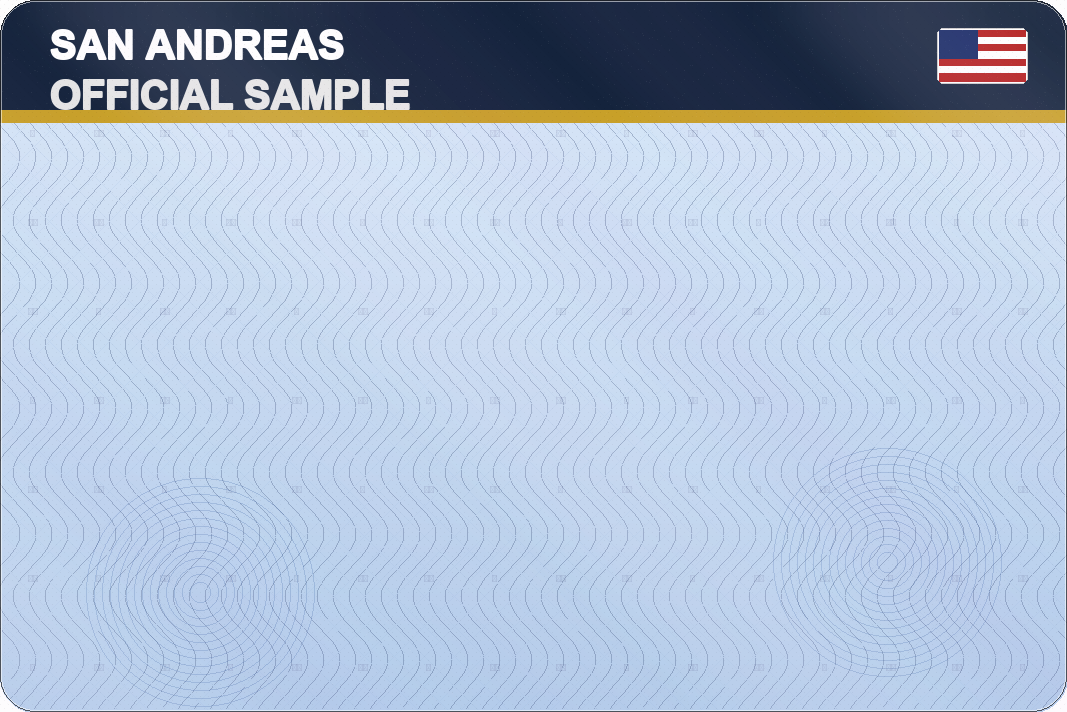
#> input picture sample_card.png, 1067 x 712 px
$ python -i gui_id_maker.py   (imports and definitions only)
#> lines starting #> are read from the running program, lines starting #| are printed output that depends on the picture; after the words box and inside, x2 and y2 are one past the last pixel; in counts of white or black regions, pixels touching at a corner belong together
#> further down, picture is the input picture: PIL image 1067x712 RGBA; mean R, G, B, A 173.4, 189, 210.9, 254.7
import tkinter as tk
from tkinter import ttk, filedialog, messagebox, colorchooser
from PIL import Image, ImageDraw, ImageFont, ImageFilter, ImageTk
import math
import os
import random
import tempfile

# ==========================================
# TRANSLATIONS & LOCALIZATION DICTIONARY
# ==========================================
TRANSLATIONS = {
    "FR": {
        "title_app": "Gouvernement Central - Système d'ID v98.5",
        "sys_info": " 🏛️ SYSTÈME CENTRAL DE GESTION DES IDENTITÉS\nConfigurez le territoire, le type de badge, la langue et la mise en page.",
        "territory": "Territoire / Pays :",
        "flag_choice": "Drapeau (Auto ou Manuel) :",
        "card_name_custom": "Nom de Carte (optionnel) :",
        "card_type": "Thème / Type de Carte :",
        "layout_style": "Style / Mise en Page (Zone Sûre) :",
        "security_profile": "Profil Sécurité Graphique :",
        "security_name": "Nom Technique Sécurité :",
        "language": "Langue du Document :",
        "custom_colors": "Personnaliser les couleurs (En-tête et Bande)",
        "header_col": "Couleur En-tête",
        "stripe_col": "Couleur Bande",
        "seal_logo": "Sceau / Logo (PNG) :",
        "browse": "Parcourir...",
        "clear_seal": "Supprimer",
        "preview_btn": " [ APERCU DE LA CARTE ] ",
        "preview_title": "Apercu avant generation",
        "print_btn": " [ IMPRIMER LA CARTE OFFICIELLEMENT ] ",
        "ready": "Prêt - Gouvernement Central (Service de l'État Civil)",
        "success_title": "Gouvernement - Succès",
        "success_msg": "Document généré et certifié conforme !\nFichier enregistré sur le bureau :\n",
        "error_title": "Erreur Système 98",
        "error_msg": "Une exception est survenue lors de l'impression :\n",

        # Card texts translations
        "civil_title": "CARTE D'IDENTITÉ OFFICIELLE",
        "police_title": "FORCES DE L'ORDRE",
        "police_sub": "IDENTIFIANT DE POLICE OFFICIEL / BADGE",
        "fib_title": "BUREAU FÉDÉRAL D'INVESTIGATION",
        "fib_sub": "IDENTIFIANT AGENT SPÉCIAL - ",
        "ems_title": "SERVICES D'URGENCE",
        "ems_sub": "IDENTIFIANT PERSONNEL MÉDICAL",
        "mil_title": "FORCES ARMÉES",
        "mil_sub": "IDENTIFIANT PERSONNEL MILITAIRE - "
    },
    "EN": {
        "title_app": "Central Government - OS v98.5 [System ID Generator]",
        "sys_info": " 🏛️ CENTRAL IDENTITY MANAGEMENT SYSTEM\nConfigure the territory, badge type, language, and layout (Safe Zone).",
        "territory": "Territory / Country:",
        "flag_choice": "Flag (Auto or Manual):",
        "card_name_custom": "Card Name (optional):",
        "card_type": "Theme / Card Type:",
        "layout_style": "Style / Layout (Safe Zone):",
        "security_profile": "Graphic Security Profile:",
        "security_name": "Security Technical Name:",
        "language": "Document Language:",
        "custom_colors": "Customize colors (Header & Stripe)",
        "header_col": "Header Color",
        "stripe_col": "Stripe Color",
        "seal_logo": "Seal / Logo (PNG):",
        "browse": "Browse...",
        "clear_seal": "Clear",
        "preview_btn": " [ PREVIEW CARD ] ",
        "preview_title": "Preview Before Generation",
        "print_btn": " [ PRINT CARD OFFICIALLY ] ",
        "ready": "Ready - Central Government (Civil Status Service)",
        "success_title": "Government - Success",
        "success_msg": "Document generated and certified compliant!\nFile saved on desktop:\n",
        "error_title": "System Error 98",
        "error_msg": "An exception occurred during printing:\n",

        "civil_title": "OFFICIAL IDENTIFICATION CARD",
        "police_title": "LAW ENFORCEMENT",
        "police_sub": "OFFICIAL POLICE CREDENTIAL / BADGE ID",
        "fib_title": "FEDERAL INVESTIGATION BUREAU",
        "fib_sub": "SPECIAL AGENT CREDENTIAL - ",
        "ems_title": "EMERGENCY SERVICES",
        "ems_sub": "MEDICAL PERSONNEL CREDENTIAL",
        "mil_title": "U.S. ARMED FORCES",
        "mil_sub": "MILITARY PERSONNEL ID - "
    },
    "DE": {
        "title_app": "Zentralregierung - OS v98.5 [System-ID-Generator]",
        "sys_info": " 🏛️ ZENTRALES IDENTITÄTSVERWALTUNGSSYSTEM\nKonfigurieren Sie Gebiet, Ausweistyp, Sprache und Layout.",
        "territory": "Gebiet / Land:",
        "flag_choice": "Flagge (Auto oder Manuell):",
        "card_name_custom": "Kartenname (optional):",
        "card_type": "Thema / Kartentyp:",
        "layout_style": "Stil / Layout (Sicherer Bereich):",
        "security_profile": "Grafisches Sicherheitsprofil:",
        "security_name": "Technischer Sicherheitsname:",
        "language": "Dokumentensprache:",
        "custom_colors": "Farben anpassen (Kopfzeile & Streifen)",
        "header_col": "Kopfzeilenfarbe",
        "stripe_col": "Streifenfarbe",
        "seal_logo": "Siegel / Logo (PNG):",
        "browse": "Durchsuchen...",
        "clear_seal": "Loschen",
        "preview_btn": " [ KARTENVORSCHAU ] ",
        "preview_title": "Vorschau vor dem Erstellen",
        "print_btn": " [ KARTE OFFIZIELL DRUCKEN ] ",
        "ready": "Bereit - Zentralregierung (Standesamt)",
        "success_title": "Regierung - Erfolg",
        "success_msg": "Dokument generiert und konform zertifiziert!\nDatei gespeichert auf dem Desktop:\n",
        "error_title": "Systemfehler 98",
        "error_msg": "Beim Drucken ist ein Fehler aufgetreten:\n",

        "civil_title": "OFFIZIELLER AUSWEIS",
        "police_title": "STRAFVERFOLGUNGSBEHÖRDE",
        "police_sub": "OFFIZIELLER POLIZEiausweis / DIENSTMARKE",
        "fib_title": "BUNDESERMITTLUNGSBÜRO",
        "fib_sub": "SONDERAGENTEN-AUSWEIS - ",
        "ems_title": "NOTDIENSTE",
        "ems_sub": "MEDIZINISCHES PERSONAL AUSWEIS",
        "mil_title": "STREITKRÄFTE",
        "mil_sub": "MILITÄRISCHER AUSWEIS - "
    },
    "ES": {
        "title_app": "Gobierno Central - OS v98.5 [Generador de ID]",
        "sys_info": " 🏛️ SISTEMA CENTRAL DE GESTIÓN DE IDENTIDAD\nConfigure el territorio, tipo de credencial, idioma y diseño.",
        "territory": "Territorio / País:",
        "flag_choice": "Bandera (Auto o Manual):",
        "card_name_custom": "Nombre de Tarjeta (opcional):",
        "card_type": "Tema / Tipo de Tarjeta:",
        "layout_style": "Estilo / Diseño (Zona Segura):",
        "security_profile": "Perfil de Seguridad Gráfica:",
        "security_name": "Nombre Técnico de Seguridad:",
        "language": "Idioma del Documento:",
        "custom_colors": "Personalizar colores (Encabezado y Banda)",
        "header_col": "Color Encabezado",
        "stripe_col": "Color Banda",
        "seal_logo": "Sello / Logo (PNG):",
        "browse": "Examinar...",
        "clear_seal": "Quitar",
        "preview_btn": " [ VISTA PREVIA DE TARJETA ] ",
        "preview_title": "Vista previa antes de generar",
        "print_btn": " [ IMPRIMIR TARJETA OFICIALMENTE ] ",
        "ready": "Listo - Gobierno Central (Servicio de Estado Civil)",
        "success_title": "Gobierno - Éxito",
        "success_msg": "¡Documento generado y certificado conforme!\nArchivo guardado en el escritorio:\n",
        "error_title": "Error de Sistema 98",
        "error_msg": "Ocurrió una excepción durante la impresión:\n",

        "civil_title": "TARJETA DE IDENTIFICACIÓN OFICIAL",
        "police_title": "FUERZAS DEL ORDEN",
        "police_sub": "CREDENCIAL OFICIAL DE POLICÍA / PLACA",
        "fib_title": "BUREAU FEDERAL DE INVESTIGACIÓN",
        "fib_sub": "CREDENCIAL DE AGENTE ESPECIAL - ",
        "ems_title": "SERVICIOS DE EMERGENCIA",
        "ems_sub": "CREDENCIAL DE PERSONAL MÉDICO",
        "mil_title": "FUERZAS ARMADAS",
        "mil_sub": "CREDENCIAL DE PERSONAL MILITAR - "
    }
}

STATES_CONFIG = {
    "SAN ANDREAS": {
        "flag": "USA",
        "primary_header": (20, 35, 60, 255),
        "accent_stripe": (200, 160, 40, 255),
        "gradient_c1": (220, 235, 250, 255),
        "gradient_c2": (180, 205, 235, 255),
        "guilloche_color": (70, 90, 130, 90),
        "rosette_color": (40, 80, 150, 50),
        "symbols": ["🛡️", "★", "⚖️"]
    },
    "LIBERTY CITY": {
        "flag": "USA",
        "primary_header": (50, 50, 50, 255),
        "accent_stripe": (210, 80, 30, 255),
        "gradient_c1": (240, 240, 240, 255),
        "gradient_c2": (205, 210, 215, 255),
        "guilloche_color": (100, 100, 110, 90),
        "rosette_color": (120, 120, 130, 50),
        "symbols": ["🗽", "⚙️", "🏢"]
    },
    "NORTH YANKTON": {
        "flag": "USA",
        "primary_header": (40, 70, 90, 255),
        "accent_stripe": (220, 220, 220, 255),
        "gradient_c1": (225, 238, 245, 255),
        "gradient_c2": (195, 215, 230, 255),
        "guilloche_color": (90, 120, 150, 90),
        "rosette_color": (70, 110, 140, 50),
        "symbols": ["❄️", "🌲", "⛄"]
    },
    "VICE CITY": {
        "flag": "USA",
        "primary_header": (120, 30, 90, 255),
        "accent_stripe": (240, 180, 40, 255),
        "gradient_c1": (255, 230, 245, 255),
        "gradient_c2": (245, 200, 225, 255),
        "guilloche_color": (150, 80, 130, 90),
        "rosette_color": (200, 70, 150, 50),
        "symbols": ["🌴", "☀️", "🌊"]
    },
    "ALDERNEY": {
        "flag": "USA",
        "primary_header": (60, 70, 60, 255),
        "accent_stripe": (180, 140, 50, 255),
        "gradient_c1": (230, 235, 225, 255),
        "gradient_c2": (200, 210, 195, 255),
        "guilloche_color": (90, 110, 90, 90),
        "rosette_color": (80, 110, 80, 50),
        "symbols": ["🌾", "🚜", "🏡"]
    },
    "GLORIANA": {
        "flag": "USA",
        "primary_header": (80, 40, 100, 255),
        "accent_stripe": (210, 180, 90, 255),
        "gradient_c1": (245, 235, 250, 255),
        "gradient_c2": (225, 210, 235, 255),
        "guilloche_color": (110, 80, 130, 90),
        "rosette_color": (120, 70, 140, 50),
        "symbols": ["⚜️", "💠", "⚡"]
    },
    "LEONIDA": {
        "flag": "USA",
        "primary_header": (150, 70, 30, 255),
        "accent_stripe": (40, 140, 180, 255),
        "gradient_c1": (255, 240, 225, 255),
        "gradient_c2": (245, 215, 190, 255),
        "guilloche_color": (140, 90, 60, 90),
        "rosette_color": (160, 90, 60, 50),
        "symbols": ["🐊", "🍊", "⛵"]
    },
    "FORT ZANCUNDO": {
        "flag": "USA",
        "primary_header": (45, 55, 35, 255),
        "accent_stripe": (210, 175, 40, 255),
        "gradient_c1": (225, 230, 215, 255),
        "gradient_c2": (200, 210, 190, 255),
        "guilloche_color": (80, 95, 65, 90),
        "rosette_color": (70, 90, 60, 50),
        "symbols": ["⭐", "🎖️", "✈️"]
    },
    "CANADA": {
        "flag": "Canada",
        "primary_header": (160, 25, 25, 255),
        "accent_stripe": (255, 255, 255, 255),
        "gradient_c1": (245, 230, 230, 255),
        "gradient_c2": (220, 195, 195, 255),
        "guilloche_color": (150, 50, 50, 90),
        "rosette_color": (160, 40, 40, 50),
        "symbols": ["🍁", "❄️", "🏔️"]
    },
    "MEXICO": {
        "flag": "Mexico",
        "primary_header": (0, 104, 71, 255),
        "accent_stripe": (206, 17, 38, 255),
        "gradient_c1": (230, 245, 235, 255),
        "gradient_c2": (200, 225, 210, 255),
        "guilloche_color": (30, 110, 70, 90),
        "rosette_color": (20, 90, 50, 50),
        "symbols": ["🌵", "☀️", "🦅"]
    },
    "CUBA": {
        "flag": "Cuba",
        "primary_header": (0, 45, 98, 255),
        "accent_stripe": (206, 17, 38, 255),
        "gradient_c1": (220, 235, 250, 255),
        "gradient_c2": (185, 210, 235, 255),
        "guilloche_color": (20, 70, 130, 90),
        "rosette_color": (10, 50, 110, 50),
        "symbols": ["⭐", "🌴", "🎺"]
    },
    "FRANCE": {
        "flag": "France",
        "primary_header": (0, 85, 164, 255),
        "accent_stripe": (239, 65, 53, 255),
        "gradient_c1": (230, 240, 250, 255),
        "gradient_c2": (205, 220, 240, 255),
        "guilloche_color": (50, 100, 160, 90),
        "rosette_color": (30, 80, 140, 50),
        "symbols": ["⚜️", "🍷", "🗼"]
    },
    "UNITED KINGDOM": {
        "flag": "United Kingdom",
        "primary_header": (1, 33, 105, 255),
        "accent_stripe": (200, 16, 46, 255),
        "gradient_c1": (220, 228, 245, 255),
        "gradient_c2": (190, 205, 230, 255),
        "guilloche_color": (40, 70, 130, 90),
        "rosette_color": (20, 50, 110, 50),
        "symbols": ["👑", "🦁", "☕"]
    }
}

DEFAULT_STATE = STATES_CONFIG["SAN ANDREAS"]

SECURITY_PROFILES = {
    "Basic": {"density": 0.75, "alpha": 0.70, "rosette_centers": 1, "picto": 0.70, "tech_name": "BASIC-LINE V1", "art_style": "clean_lines"},
    "Standard": {"density": 1.0, "alpha": 1.0, "rosette_centers": 2, "picto": 1.0, "tech_name": "GUILLOCHE MATRIX V1", "art_style": "abstract_rosette"},
    "Advanced": {"density": 1.25, "alpha": 1.20, "rosette_centers": 3, "picto": 1.20, "tech_name": "ADV-ROSETTE GRID V2", "art_style": "terrain_contours"},
    "Ultra": {"density": 1.45, "alpha": 1.35, "rosette_centers": 4, "picto": 1.35, "tech_name": "ULTRA-MICROTEXT V3", "art_style": "abstract_rosette"},
    "Banknote": {"density": 1.35, "alpha": 1.25, "rosette_centers": 4, "picto": 1.10, "tech_name": "BANKNOTE GUILLOCHE X9", "art_style": "abstract_rosette"},
    "Government High": {"density": 1.15, "alpha": 1.05, "rosette_centers": 3, "picto": 1.10, "tech_name": "GOV-SEAL LAYER PRIME", "art_style": "maritime_grid"},
    "Minimal Clean": {"density": 0.85, "alpha": 0.80, "rosette_centers": 1, "picto": 0.60, "tech_name": "MIN-CLEAN SECURE 02", "art_style": "clean_lines"},
    "Tactical": {"density": 1.10, "alpha": 1.15, "rosette_centers": 2, "picto": 0.95, "tech_name": "TACTICAL BADGE NET V4", "art_style": "terrain_contours"},
    "Continental": {"density": 1.0, "alpha": 0.85, "rosette_centers": 2, "picto": 0.75, "tech_name": "CONTINENT SILHOUETTE L2", "art_style": "europe_silhouette"},
    "Coastal": {"density": 0.95, "alpha": 0.82, "rosette_centers": 2, "picto": 0.72, "tech_name": "COASTLINE WAVEMAP K5", "art_style": "coastal_lines"},
    "Agricultural": {"density": 0.92, "alpha": 0.80, "rosette_centers": 2, "picto": 0.70, "tech_name": "AGRO PARCEL GRID F3", "art_style": "agri_field_real"},
    "Rosace Abstract": {"density": 1.05, "alpha": 0.90, "rosette_centers": 3, "picto": 0.78, "tech_name": "ROSACE FRACTAL R8", "art_style": "abstract_rosette"},
    "Terrain Relief": {"density": 1.0, "alpha": 0.86, "rosette_centers": 2, "picto": 0.75, "tech_name": "RELIEF CONTOUR T4", "art_style": "terrain_contours"},
    "Maritime": {"density": 0.95, "alpha": 0.84, "rosette_centers": 2, "picto": 0.74, "tech_name": "HARBOR GRID M6", "art_style": "boats_water"},
    "Europe Silhouette": {"density": 0.95, "alpha": 0.82, "rosette_centers": 2, "picto": 0.70, "tech_name": "EUROPE WATERMARK E1", "art_style": "europe_silhouette"},
    "USA Silhouette": {"density": 0.95, "alpha": 0.82, "rosette_centers": 2, "picto": 0.70, "tech_name": "USA WATERMARK U1", "art_style": "usa_silhouette"},
    "Boats On Water": {"density": 0.95, "alpha": 0.82, "rosette_centers": 2, "picto": 0.72, "tech_name": "MARINE BOATLINE B2", "art_style": "boats_water"},
    "Field Parcels": {"density": 0.92, "alpha": 0.80, "rosette_centers": 2, "picto": 0.70, "tech_name": "FARMLAND PARCEL P1", "art_style": "agri_field_real"}
}

# [421 lines left out: functions scale_alpha, create_guilloche_pattern, create_security_background_gradient, add_security_rosettes, add_security_pictograms, add_center_safe_zone_overlay and 2 more, not called in this run]

def add_realistic_plastic_effects(image, radius=35):
#> called with radius = 35
    width, height = image.size

    mask = Image.new("L", (width, height), 0)
#> mask: PIL image 1067x712 L; every value is 0
    draw_mask = ImageDraw.Draw(mask)
    draw_mask.rounded_rectangle([(0, 0), (width, height)], radius=radius, fill=255)
    image.putalpha(mask)
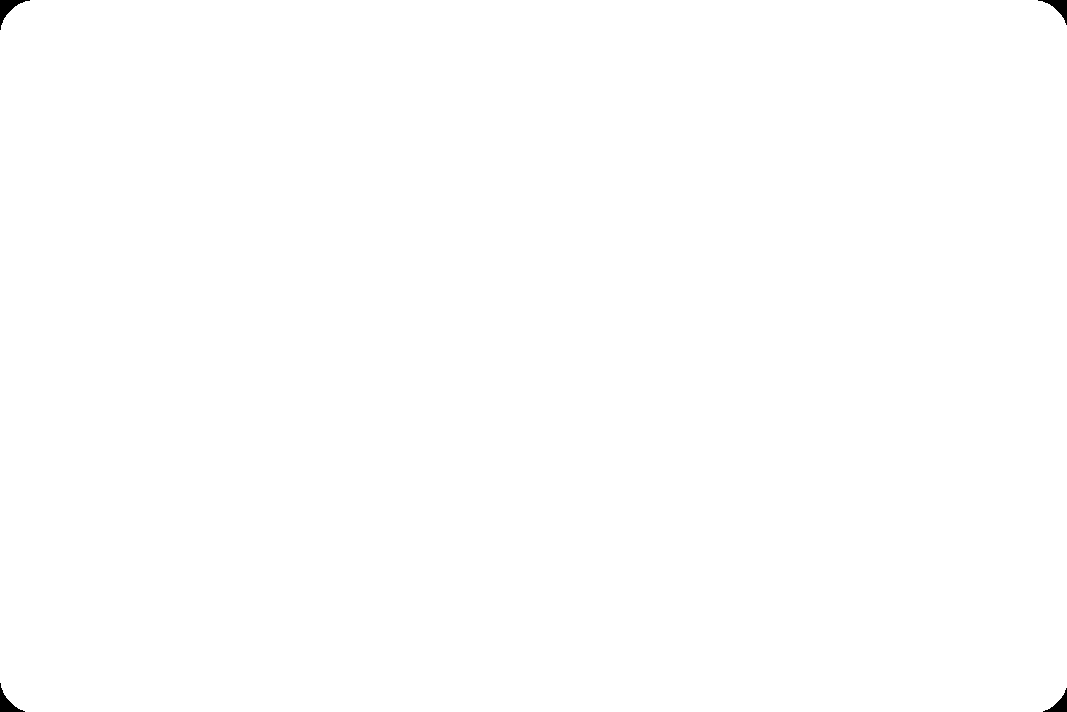
#> mask: PIL image 1067x712 L; 99.9% white; 4 black regions, box (x1, y1, x2, y2) and area: (0, 0, 30, 30) 275, (1038, 0, 1067, 25) 245, (0, 683, 25, 712) 245, (1043, 688, 1067, 712) 216

    noise_layer = Image.new("RGBA", (width, height), (0, 0, 0, 0))
#> noise_layer: PIL image 1067x712 RGBA; every value is 0
    np_draw = ImageDraw.Draw(noise_layer)
    for _ in range(int(width * height * 0.012)):
        nx = random.randint(0, width - 1)
        ny = random.randint(0, height - 1)
        val = random.randint(180, 255)
        np_draw.point((nx, ny), fill=(val, val, val, random.randint(6, 18)))
    image = Image.alpha_composite(image, noise_layer)

    dot_layer = Image.new("RGBA", (width, height), (0, 0, 0, 0))
    dot_draw = ImageDraw.Draw(dot_layer)
    for x in range(0, width, 4):
        for y in range(0, height, 4):
            if (x + y) % 8 == 0:
                dot_draw.point((x, y), fill=(0, 0, 0, 12))
    image = Image.alpha_composite(image, dot_layer)

    holo_foil = Image.new("RGBA", (width, height), (0, 0, 0, 0))
    hf_draw = ImageDraw.Draw(holo_foil)
    for i in range(-height, width, 2):
        alpha_val = int(12 * abs(math.sin(i / 80.0)))
        if alpha_val > 1:
            color_choice = (random.choice([150, 255]), random.choice([200, 100]), random.choice([255, 180]), alpha_val)
            hf_draw.line([(i, 0), (i + height, height)], fill=color_choice, width=12)
#> this loop made 890 passes
#> color_choice on passes 1 to 8: (150, 200, 255, 6), (150, 200, 180, 6), (150, 100, 180, 6), (150, 100, 180, 6), (255, 100, 255, 7), (255, 200, 180, 7), (255, 200, 255, 7), (150, 100, 255, 7)
    holo_foil = holo_foil.filter(ImageFilter.GaussianBlur(10))
    image = Image.alpha_composite(image, holo_foil)

    gloss = Image.new("RGBA", (width, height), (0, 0, 0, 0))
    g_draw = ImageDraw.Draw(gloss)
    for i in range(-height, width, 4):
        alpha_shine = int(22 * math.sin(i / 120.0))
        if alpha_shine > 0:
            g_draw.line([(i, 0), (i + height, height)], fill=(255, 255, 255, alpha_shine), width=50)
    gloss = gloss.filter(ImageFilter.GaussianBlur(18))
    image = Image.alpha_composite(image, gloss)

    border_overlay = Image.new("RGBA", (width, height), (0, 0, 0, 0))
    draw_border = ImageDraw.Draw(border_overlay)
    draw_border.rounded_rectangle([(0, 0), (width - 1, height - 1)], radius=radius, outline=(30, 30, 30, 180), width=1)
    draw_border.rounded_rectangle([(1, 1), (width - 2, height - 2)], radius=radius - 1, outline=(255, 255, 255, 140), width=1)

    final_image = Image.alpha_composite(image, border_overlay)
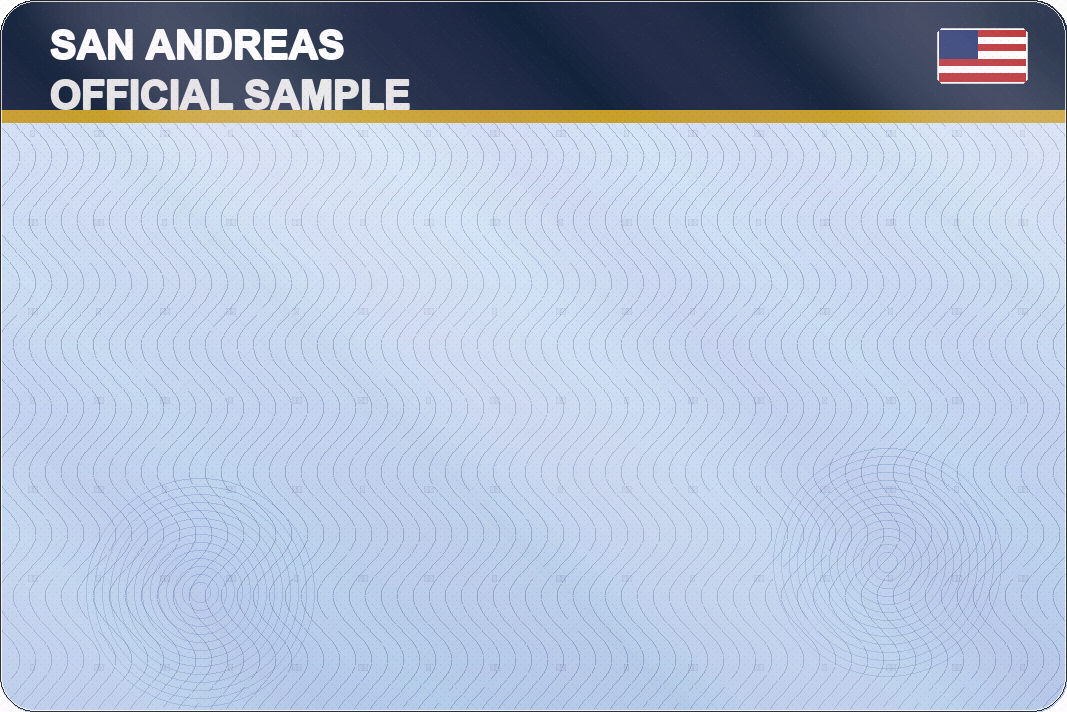
#> final_image: PIL image 1067x712 RGBA; mean R, G, B, A 175.9, 189.4, 211.8, 254.7; transparent parts drawn white
    return final_image

# [203 lines left out: functions generate_id_card, create_win98_container, create_win98_button, not called in this run]


class IDCardAppWin98:
    # [291 lines left out: functions __init__, create_widgets, update_ui_texts, apply_security_profile, toggle_color_selectors, pick_color and 1 more, not called in this run]

    def clear_logo(self):
        self.logo_path.set("")

    # [96 lines left out: functions get_generation_params, preview, generate, not called in this run]

# [4 lines not run here, left out]

>>> from PIL import Image
>>> picture = Image.open('sample_card.png')
>>> result = add_realistic_plastic_effects(picture)
